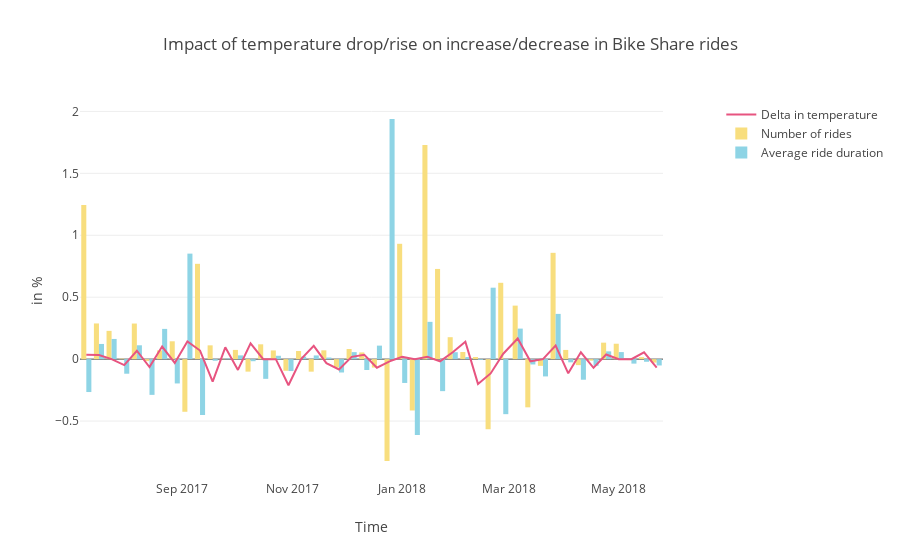

The notebook cell this image was saved under:
### Code cell
trace1 = go.Scatter(x=dates_w[1:],
        y=temp_diff, name='Delta in temperature', marker = dict(color=pink))

trace2 = go.Bar(
        x=dates_w[1:],
        y=rides_diff, name='Number of rides', marker = dict(color=yellow))
trace3 = go.Bar(
        x=dates_w[1:],
        y=avg_dur_diff, name='Average ride duration', marker = dict(color=light_blue))

data = [trace1, trace2, trace3]

layout = go.Layout(legend=dict(x=1.1, y=1), title = 'Impact of temperature drop/rise on increase/decrease in Bike Share rides',
xaxis=dict(title='Time'), yaxis=dict(title='in %', titlefont=dict(),tickfont=dict()))
 
fig = go.Figure(data=data, layout=layout) 
iplot(fig, filename = "Weather")
